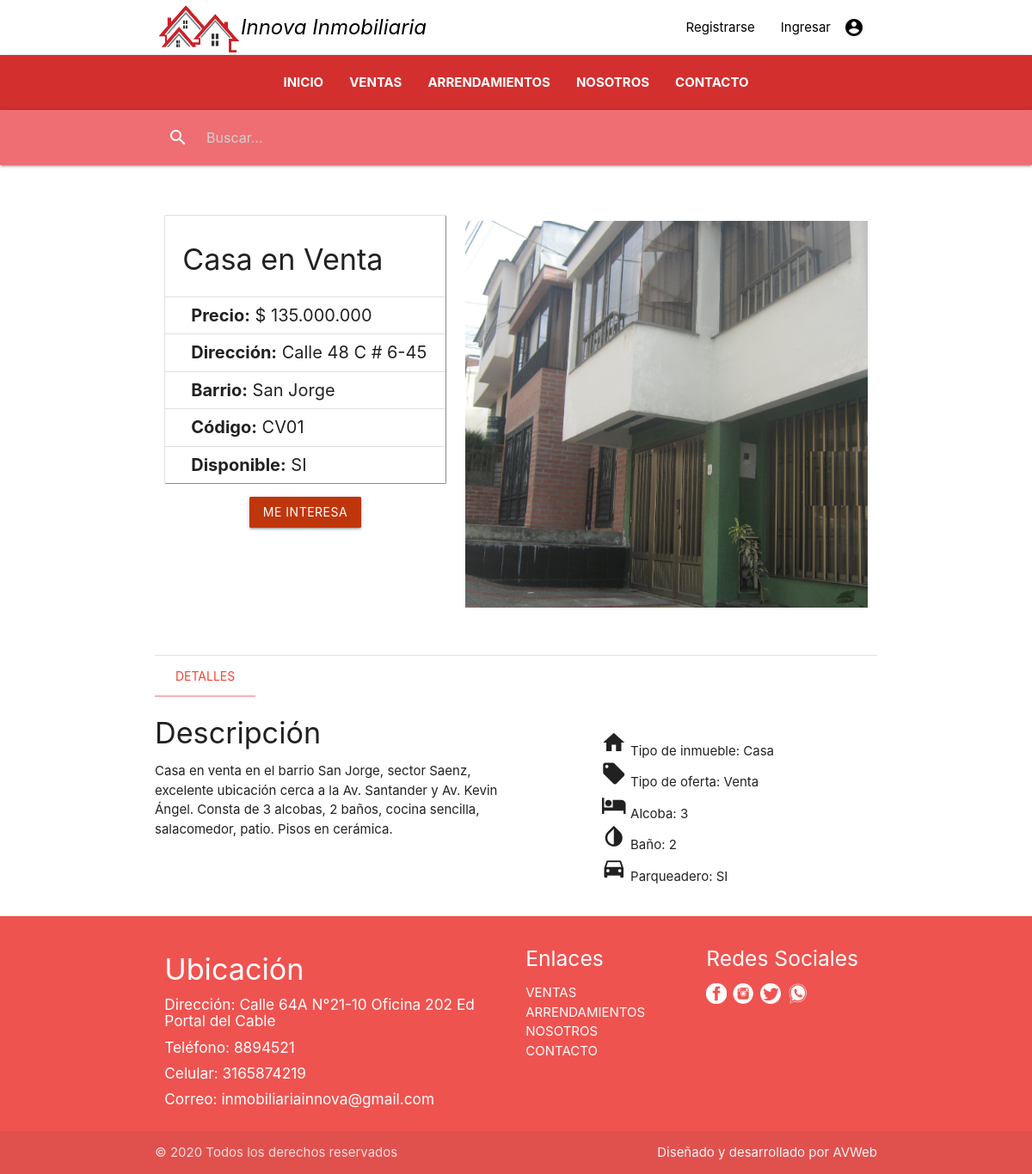
Screenshot of /detalle/1/ with the database file from the repository.
### inmueble/models.py (models this page shows, shortened)
class Imagenes(models.Model):
    ruta = models.ImageField(null=True, upload_to="imagenes/%Y/%m/%d")
    IDInmueble = models.ForeignKey(Inmueble, null=True, on_delete=models.PROTECT)

class Inmueble(models.Model):
    codigo = models.CharField(max_length=50, null=False)
    direccion = models.CharField(max_length=100, null=False)
    IDBarrio = models.ForeignKey(Barrio, null=False, on_delete=models.PROTECT)
    precio = models.DecimalField(max_digits=9, decimal_places=0,  null=False)
    IDTipo_de_inmueble = models.ForeignKey(Tipo_de_inmueble, null=False, on_delete=models.PROTECT)
    IDTipo_de_oferta = models.ForeignKey(Tipo_de_oferta, null=False, on_delete=models.PROTECT)
    alcoba = models.IntegerField(null=False)
    baño = models.IntegerField(null=False)
    parqueadero = models.BooleanField(null=False)
    disponible = models.BooleanField(null=False)
    descripcion = models.CharField(max_length=300, null=True)
    imagenppal = models.FileField(null=False, upload_to="imagenes/%Y/%m/%d")

class Tipo_de_inmueble(models.Model):
    nombre = models.CharField(max_length=25, null=False)

class Tipo_de_oferta(models.Model):
    nombre = models.CharField(max_length=20, null=False)

class Barrio(models.Model):
    nombre = models.CharField(max_length=80, null=False)
    IDCiudad = models.ForeignKey(Ciudad, null=False, on_delete=models.PROTECT)

### inmueble/views.py (the view)
# urls.py: path('detalle/<int:pk>/', views.InmuebleDetail.as_view(), name='detalle'),
class InmuebleDetail(DetailView):
    model = Inmueble
    template_name = 'inmueble/inmueble_detail.html'
    def get_context_data(self, **kwargs):
        kwargs['imagenes'] = Imagenes.objects.filter(IDInmueble_id = self.get_object().id)
        return super(InmuebleDetail, self).get_context_data(**kwargs)

### templates/inmueble/inmueble_detail.html (shortened to what this page needs)
{% extends 'base/base.html' %}
{% load static %}
{% load humanize %}
{% block container %}
<section style= "padding-top: 50px">
  <div class="row">
      <div class="col s7 push-s5">
        <div class="section">
          <div class="row">
            <div class="col s12">
              <div class="slider">
                <ul class="slides">
                  {% for img in imagenes %}
                    <li>
                      <img src="../../media/{{ img.ruta }}">
                    </li>
                  {% endfor %}
                </ul>
              </div>
            </div>
          </div>
        </div>
      </div>
      <div class="col s5 pull-s7">
        <span class="flow-text">
          <ul class="collection with-header" style="border-style: outset;">
            <li class="collection-header">
              <h4>{{ object.IDTipo_de_inmueble.nombre }} en {{ object.IDTipo_de_oferta.nombre }}</h4></li>
            <li class="collection-item" style= "font-size: 20px;"><b>Precio:</b> $ {{ object.precio|intcomma }}</li>
            <li class="collection-item" style= "font-size: 20px;"><b>Dirección:</b> {{ object.direccion }}</li>
            <li class="collection-item" style= "font-size: 20px;"><b>Barrio:</b> {{ object.IDBarrio.nombre }}</li>
            <li class="collection-item" style= "font-size: 20px;"><b>Código:</b> {{ object.codigo }}</li>
            {% if object.disponible == True %}
              <li class="collection-item" style= "font-size: 20px;"><b>Disponible:</b> SI</li>
            {% else %}
              <li class="collection-item" style= "font-size: 20px;"><b>Disponible:</b> NO</li>
            {% endif %}
          </ul>
        </span>
        <div class="center-align">
          <a class="btn pulse deep-orange darken-4" href="{% url 'cita' %}">Me interesa</a>
        </div>
      </div>
    </div>
</section>
<section>
  <ul id="tabs-swipe-demo" class="tabs">
    <li class="tab col s3"><a class="active red-text" href="#test-swipe-1" >Detalles</a></li>
  </ul>
  <div id="test-swipe-1" class="col s12">
    <div class="row">
      <div class="col s6">
        <h4>Descripción</h4>
        <p>{{ object.descripcion }}</p>
      </div>
      <br>
      <div class="col s6">
        <ul class="right" style="margin-right: 120px;">
          <li>
              <i class="small material-icons" style="text-align: center;">home</i>
              Tipo de inmueble: {{ object.IDTipo_de_inmueble.nombre }}
          </li>
          <li>
              <i class="small material-icons">local_offer</i>
              Tipo de oferta: {{ object.IDTipo_de_oferta.nombre }}
          </li>
          <li>
              <i class="small material-icons">hotel</i>
              Alcoba: {{ object.alcoba }}
          </li>
          <li>
              <i class="small material-icons">invert_colors</i>
              Baño: {{ object.baño }}
          </li>
          <li>
              <i class="small material-icons">directions_car</i>
              {% if object.parqueadero == True %}
                Parqueadero: SI
              {% else %}
                Parqueadero: NO
              {% endif %}
          </li>
        </ul>
      </div>
    </div>
  </div>
</section>
{% endblock %}

### rows the page displays
Inmueble: IDTipo_de_inmueble.nombre "Casa", IDTipo_de_oferta.nombre "Venta", precio "135.000.000", direccion "Calle 48 C # 6-45", IDBarrio.nombre "San Jorge", codigo "CV01", descripcion "Casa en venta en el barrio San Jorge, sector Saenz, excelente ubicación cerca a la Av. Santander y Av. Kevin Ángel. Consta de 3 alcobas, 2 baños, cocina sencilla, salacomedor, patio. Pisos en cerámica.", alcoba "3", baño "2"
